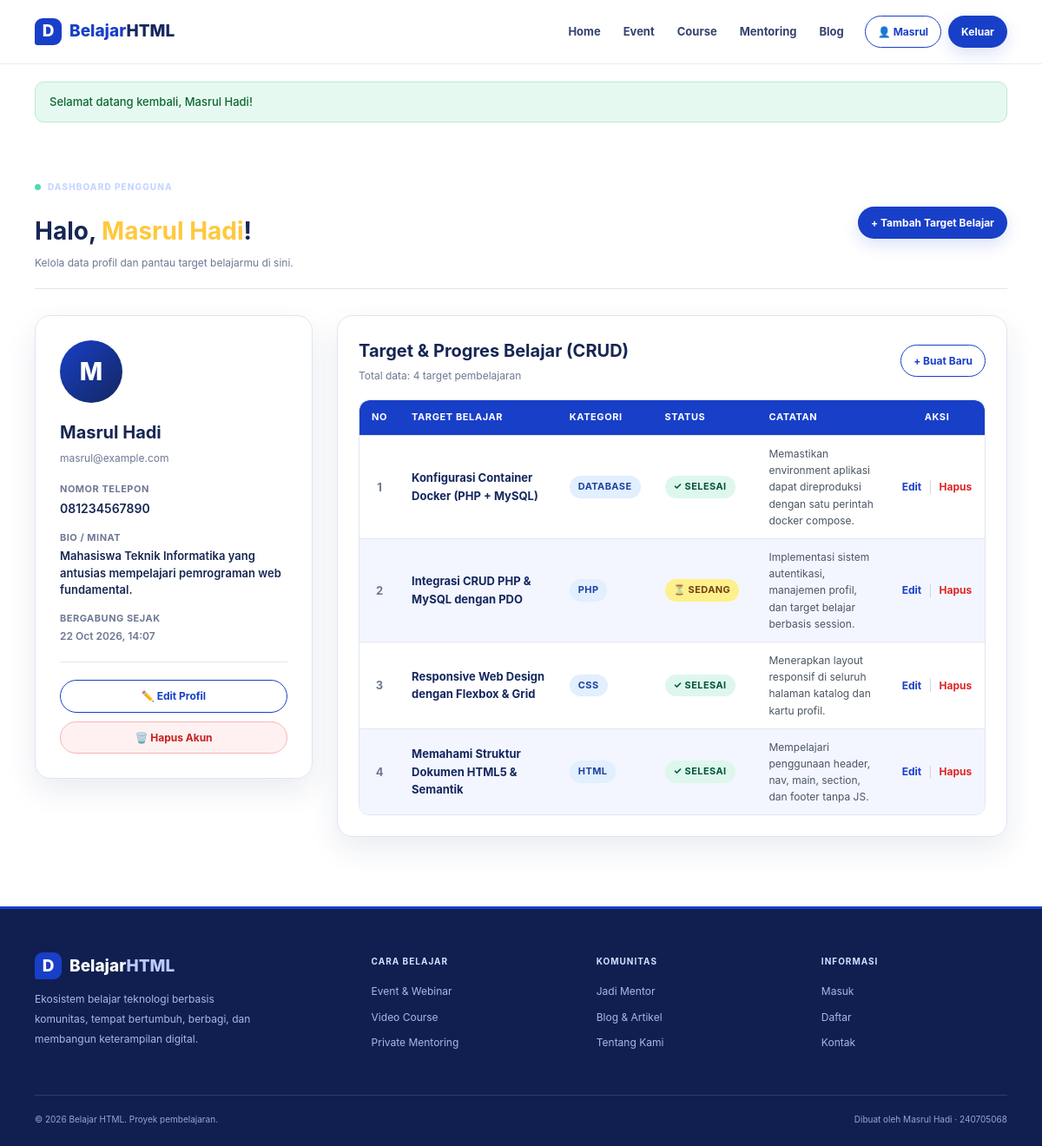
The page /pages/profile.php (signed in) on the database its author committed.
### tables this page shows
CREATE TABLE IF NOT EXISTS users (
    id INT AUTO_INCREMENT PRIMARY KEY,
    nama VARCHAR(100) NOT NULL,
    email VARCHAR(100) NOT NULL UNIQUE,
    password VARCHAR(255) NOT NULL,
    bio TEXT NULL,
    telepon VARCHAR(20) NULL,
    created_at TIMESTAMP DEFAULT CURRENT_TIMESTAMP,
    updated_at TIMESTAMP DEFAULT CURRENT_TIMESTAMP ON UPDATE CURRENT_TIMESTAMP
);

CREATE TABLE IF NOT EXISTS learning_goals (
    id INT AUTO_INCREMENT PRIMARY KEY,
    user_id INT NOT NULL,
    judul VARCHAR(150) NOT NULL,
    kategori ENUM('HTML', 'CSS', 'PHP', 'Database', 'Lainnya') DEFAULT 'HTML',
    status ENUM('Belum Dimulai', 'Sedang Belajar', 'Selesai') DEFAULT 'Belum Dimulai',
    catatan TEXT NULL,
    created_at TIMESTAMP DEFAULT CURRENT_TIMESTAMP,
    updated_at TIMESTAMP DEFAULT CURRENT_TIMESTAMP ON UPDATE CURRENT_TIMESTAMP,
    CONSTRAINT fk_user_goals 
      FOREIGN KEY (user_id) 
      REFERENCES users(id) 
      ON DELETE CASCADE
);

### config/db.php (called while the page is built, shortened)
<?php
function get_db(): PDO {
    static $pdo = null;
    if ($pdo === null) {
        $host = getenv('DB_HOST') ?: '127.0.0.1';
        $port = getenv('DB_PORT') ?: '3306';
        $dbname = getenv('DB_NAME') ?: 'db_belajar_php';
        $user = getenv('DB_USER') ?: 'root';
        $pass = getenv('DB_ROOT_PASSWORD') ?: 'rahasia123';
        $dsn = "mysql:host={$host};port={$port};dbname={$dbname};charset=utf8mb4";
        $options = [
            PDO::ATTR_ERRMODE            => PDO::ERRMODE_EXCEPTION,
            PDO::ATTR_DEFAULT_FETCH_MODE => PDO::FETCH_ASSOC,
            PDO::ATTR_EMULATE_PREPARES   => false,
        ];
        try {
            $pdo = new PDO($dsn, $user, $pass, $options);
        } catch (PDOException $e) {
            die("Koneksi database gagal: " . htmlspecialchars($e->getMessage(), ENT_QUOTES, 'UTF-8'));
        }
    }
    return $pdo;
}
function is_logged_in(): bool {
    return isset($_SESSION['user_id']) && !empty($_SESSION['user_id']);
}
function get_logged_in_user_id(): ?int {
    return is_logged_in() ? (int)$_SESSION['user_id'] : null;
}
function get_current_user_data(): ?array {
    $userId = get_logged_in_user_id();
    $db = get_db();
    $stmt = $db->prepare("SELECT id, nama, email, bio, telepon, created_at FROM users WHERE id = ?");
    $stmt->execute([$userId]);
    $user = $stmt->fetch();
    return $user ?: null;
}
function get_flash_message(): ?array {
    if (isset($_SESSION['flash'])) {
        $flash = $_SESSION['flash'];
        return $flash;
    }
    return null;
}
function e(?string $string): string {
    return htmlspecialchars($string ?? '', ENT_QUOTES, 'UTF-8');
}

### pages/profile.php (the view, shortened to what this page needs)
<?php
require_once APP_ROOT . '/config/db.php';
$user = get_current_user_data();
$db = get_db();
$stmt = $db->prepare("SELECT * FROM learning_goals WHERE user_id = ? ORDER BY id DESC");
$stmt->execute([$user['id']]);
$goals = $stmt->fetchAll();
$initial = strtoupper(substr(trim($user['nama']), 0, 1));
$current_page = 'profile';
$base_url = '../';
require_once APP_ROOT . '/includes/header.php';
?>
<main style="padding: 40px 0 80px;">
    <div class="container">
        <div style="display: flex; justify-content: space-between; align-items: center; flex-wrap: wrap; gap: 16px; margin-bottom: 24px; border-bottom: 1px solid var(--line); padding-bottom: 20px;">
            <div>
                <span class="eyebrow"><span class="eyebrow-dot"></span> DASHBOARD PENGGUNA</span>
                <h1 style="margin: 4px 0 0; font-size: 28px;">Halo, <span class="text-yellow"><?= e($user['nama']) ?></span>!</h1>
                <p class="muted" style="margin: 4px 0 0;">Kelola data profil dan pantau target belajarmu di sini.</p>
            </div>
            <div>
                <a href="goal-add.php" class="btn btn-primary btn-small">+ Tambah Target Belajar</a>
            </div>
        </div>
        <div class="profile-layout-grid">
            <aside>
                <div class="profile-card">
                    <div class="profile-avatar">
                        <?= $initial ?>
                    </div>
                    <h2 style="font-size: 20px; margin: 0 0 4px;"><?= e($user['nama']) ?></h2>
                    <p class="muted" style="margin: 0 0 18px; word-break: break-all;"><?= e($user['email']) ?></p>
                    <div class="profile-meta-item">
                        <div class="profile-meta-label">Nomor Telepon</div>
                        <div class="profile-meta-val"><?= !empty($user['telepon']) ? e($user['telepon']) : '<span style="color:#9ca3af;font-weight:400;">Belum diatur</span>' ?></div>
                    </div>
                    <div class="profile-meta-item">
                        <div class="profile-meta-label">Bio / Minat</div>
                        <div class="profile-meta-val" style="line-height: 1.5; font-size: 13px;">
                            <?= !empty($user['bio']) ? nl2br(e($user['bio'])) : '<span style="color:#9ca3af;font-weight:400;">Belum ada biodata singkat.</span>' ?>
                        </div>
                    </div>
                    <div class="profile-meta-item">
                        <div class="profile-meta-label">Bergabung Sejak</div>
                        <div class="profile-meta-val" style="font-size: 12px; color: var(--muted);">
                            <?= date('d M Y, H:i', strtotime($user['created_at'])) ?>
                        </div>
                    </div>
                    <hr style="border: 0; border-top: 1px solid var(--line); margin: 20px 0;">
                    <div style="display: flex; flex-direction: column; gap: 10px;">
                        <a href="profile-edit.php" class="btn btn-outline btn-small" style="text-align: center; justify-content: center;">
                            ✏️ Edit Profil
                        </a>
                        <a href="account-delete.php" class="btn btn-small" style="background:#fff1f1; color:#c81e1e; border:1px solid #f8b4b4; text-align:center; justify-content:center;">
                            🗑️ Hapus Akun
                        </a>
                    </div>
                </div>
            </aside>
            <section>
                <div style="background: white; border: 1px solid var(--line); border-radius: 18px; padding: 24px; box-shadow: var(--shadow);">
                    <div style="display: flex; justify-content: space-between; align-items: center; margin-bottom: 18px; flex-wrap: wrap; gap: 10px;">
                        <div>
                            <h2 style="font-size: 20px; margin: 0;">Target &amp; Progres Belajar (CRUD)</h2>
                            <p class="muted" style="margin: 3px 0 0;">Total data: <?= count($goals) ?> target pembelajaran</p>
                        </div>
                        <a href="goal-add.php" class="btn btn-outline btn-small">+ Buat Baru</a>
                    </div>
                    <?php if (empty($goals)): ?>
                        <div style="text-align: center; padding: 45px 20px; background: #fafbff; border-radius: 12px; border: 1px dashed var(--line);">
                            <div style="font-size: 36px; margin-bottom: 10px;">🎯</div>
                            <h3 style="margin: 0 0 6px; font-size: 16px;">Belum Ada Target Belajar</h3>
                            <p class="muted" style="margin: 0 0 16px;">Mulai buat rencana belajar pertamamu untuk melacak progres kursus dan materi.</p>
                            <a href="goal-add.php" class="btn btn-primary btn-small">+ Tambah Sekarang</a>
                        </div>
                    <?php else: ?>
                        <div class="table-wrap">
                            <table class="path-table">
                                <thead>
                                    <tr>
                                        <th style="width: 45px; text-align: center;">No</th>
                                        <th>Target Belajar</th>
                                        <th style="width: 100px;">Kategori</th>
                                        <th style="width: 120px;">Status</th>
                                        <th>Catatan</th>
                                        <th style="width: 110px; text-align: center;">Aksi</th>
                                    </tr>
                                </thead>
                                <tbody>
                                    <?php foreach ($goals as $index => $g): ?>
                                        <tr>
                                            <td style="text-align: center; font-weight: 700; color: var(--muted);">
                                                <?= $index + 1 ?>
                                            </td>
                                            <td>
                                                <strong style="color: var(--navy);"><?= e($g['judul']) ?></strong>
                                            </td>
                                            <td>
                                                <span class="badge badge-info"><?= e($g['kategori']) ?></span>
                                            </td>
                                            <td>
                                                <?php if ($g['status'] === 'Selesai'): ?>
                                                    <span class="badge badge-success">✓ Selesai</span>
                                                <?php elseif ($g['status'] === 'Sedang Belajar'): ?>
                                                    <span class="badge badge-warning">⏳ Sedang</span>
                                                <?php else: ?>
                                                    <span class="badge badge-secondary">Belum</span>
                                                <?php endif; ?>
                                            </td>
                                            <td style="font-size: 12px; color: #4b5563; max-width: 250px;">
                                                <?= !empty($g['catatan']) ? e($g['catatan']) : '<span style="color:#9ca3af;">-</span>' ?>
                                            </td>
                                            <td style="text-align: center;">
                                                <div class="table-actions" style="justify-content: center;">
                                                    <a href="goal-edit.php?id=<?= $g['id'] ?>" class="action-btn-edit" title="Edit Data">Edit</a>
                                                    <span style="color: #d1d5db;">|</span>
                                                    <a href="goal-delete.php?id=<?= $g['id'] ?>" class="action-btn-del" title="Hapus Data">Hapus</a>
                                                </div>
                                            </td>
                                        </tr>
                                    <?php endforeach; ?>
                                </tbody>
                            </table>
                        </div>
                    <?php endif; ?>
                </div>
            </section>
        </div>
    </div>
</main>
<?php require_once APP_ROOT . '/includes/footer.php'; ?>

### includes/header.php (shortened to what this page needs)
<?php
require_once APP_ROOT . '/config/db.php';
$base_url = $base_url ?? '../';
$current_page = $current_page ?? '';
$logged_in = is_logged_in();
$user_data = $logged_in ? get_current_user_data() : null;
$flash = get_flash_message();
?>
<!DOCTYPE html>
<html lang="id">
<head>
    <link rel="stylesheet" href="<?= $base_url ?>css/style.css">
</head>
<body>
    <header class="site-header">
        <div class="container nav-wrap">
            <a class="brand" href="<?= $base_url ?>index.php">
                <span class="brand-mark">D</span>
                <span>Belajar<span class="brand-accent">HTML</span></span>
            </a>
            <nav class="primary-nav" aria-label="Navigasi utama">
                <a class="nav-link <?= $current_page === 'home' ? 'active' : '' ?>" href="<?= $base_url ?>index.php">Home</a>
                <a class="nav-link <?= $current_page === 'event' ? 'active' : '' ?>" href="<?= $base_url ?>pages/event.html">Event</a>
                <a class="nav-link <?= $current_page === 'course' ? 'active' : '' ?>" href="<?= $base_url ?>pages/course.html">Course</a>
                <a class="nav-link <?= $current_page === 'mentoring' ? 'active' : '' ?>" href="<?= $base_url ?>pages/mentoring.html">Mentoring</a>
                <a class="nav-link <?= $current_page === 'blog' ? 'active' : '' ?>" href="<?= $base_url ?>pages/blog.html">Blog</a>
                <div class="nav-actions">
                    <?php if ($logged_in && $user_data): ?>
                        <a class="btn btn-outline btn-small <?= $current_page === 'profile' ? 'active' : '' ?>" href="<?= $base_url ?>pages/profile.php">
                            👤 <?= e(explode(' ', $user_data['nama'])[0]) ?>
                        </a>
                        <a class="btn btn-primary btn-small" href="<?= $base_url ?>pages/auth/logout.php">Keluar</a>
                    <?php else: ?>
                        <a class="btn btn-outline btn-small" href="<?= $base_url ?>pages/auth/login.php">Masuk</a>
                        <a class="btn btn-primary btn-small" href="<?= $base_url ?>pages/auth/register.php">Daftar</a>
                    <?php endif; ?>
                </div>
            </nav>
        </div>
    </header>
    <?php if ($flash): ?>
        <div class="container" style="margin-top: 20px;">
            <div class="alert alert-<?= e($flash['type']) ?>">
                <?= e($flash['message']) ?>
            </div>
        </div>
    <?php endif; ?>

### includes/footer.php
<?php
$base_url = $base_url ?? '../';
?>
    <footer class="site-footer">
        <div class="container footer-main">
            <div class="footer-brand-block">
                <a class="brand brand-footer" href="<?= $base_url ?>index.php">
                    <span class="brand-mark">D</span>
                    <span>Belajar<span class="brand-accent">HTML</span></span>
                </a>
                <p>Ekosistem belajar teknologi berbasis komunitas, tempat bertumbuh, berbagi, dan membangun keterampilan digital.</p>
            </div>
            <div class="footer-col">
                <h4>Cara Belajar</h4>
                <a href="<?= $base_url ?>pages/event.html">Event &amp; Webinar</a>
                <a href="<?= $base_url ?>pages/course.html">Video Course</a>
                <a href="<?= $base_url ?>pages/mentoring.html">Private Mentoring</a>
            </div>
            <div class="footer-col">
                <h4>Komunitas</h4>
                <a href="<?= $base_url ?>pages/mentoring.html">Jadi Mentor</a>
                <a href="<?= $base_url ?>pages/blog.html">Blog &amp; Artikel</a>
                <a href="<?= $base_url ?>pages/tentang.html">Tentang Kami</a>
            </div>
            <div class="footer-col">
                <h4>Informasi</h4>
                <a href="<?= $base_url ?>pages/auth/login.php">Masuk</a>
                <a href="<?= $base_url ?>pages/auth/register.php">Daftar</a>
                <a href="<?= $base_url ?>pages/tentang.html#kontak">Kontak</a>
            </div>
        </div>
        <div class="container footer-bottom">
            <span>© 2026 Belajar HTML. Proyek pembelajaran.</span>
            <span>Dibuat oleh Masrul Hadi · 240705068</span>
        </div>
    </footer>
</body>
</html>

### rows shown on the page
users: nama "Masrul", nama "Masrul Hadi", nama "M", email "masrul@example.com", telepon "081234567890", bio "Mahasiswa Teknik Informatika yang antusias mempelajari pemrograman web fundamental.", created_at "22 Oct 2026, 14:07"
learning_goals: judul "Konfigurasi Container Docker (PHP + MySQL)", kategori "DATABASE", status "✓ SELESAI", catatan "Memastikan environment aplikasi dapat direproduksi dengan satu perintah docker compose."
learning_goals: judul "Integrasi CRUD PHP & MySQL dengan PDO", kategori "PHP", status "⏳ SEDANG", catatan "Implementasi sistem autentikasi, manajemen profil, dan target belajar berbasis session."
learning_goals: judul "Responsive Web Design dengan Flexbox & Grid", kategori "CSS", status "✓ SELESAI", catatan "Menerapkan layout responsif di seluruh halaman katalog dan kartu profil."
learning_goals: judul "Memahami Struktur Dokumen HTML5 & Semantik", kategori "HTML", status "✓ SELESAI", catatan "Mempelajari penggunaan header, nav, main, section, dan footer tanpa JS."

### other values the page prints
$flash['message'] "Selamat datang kembali, Masrul Hadi!"
count($goals) "4"
